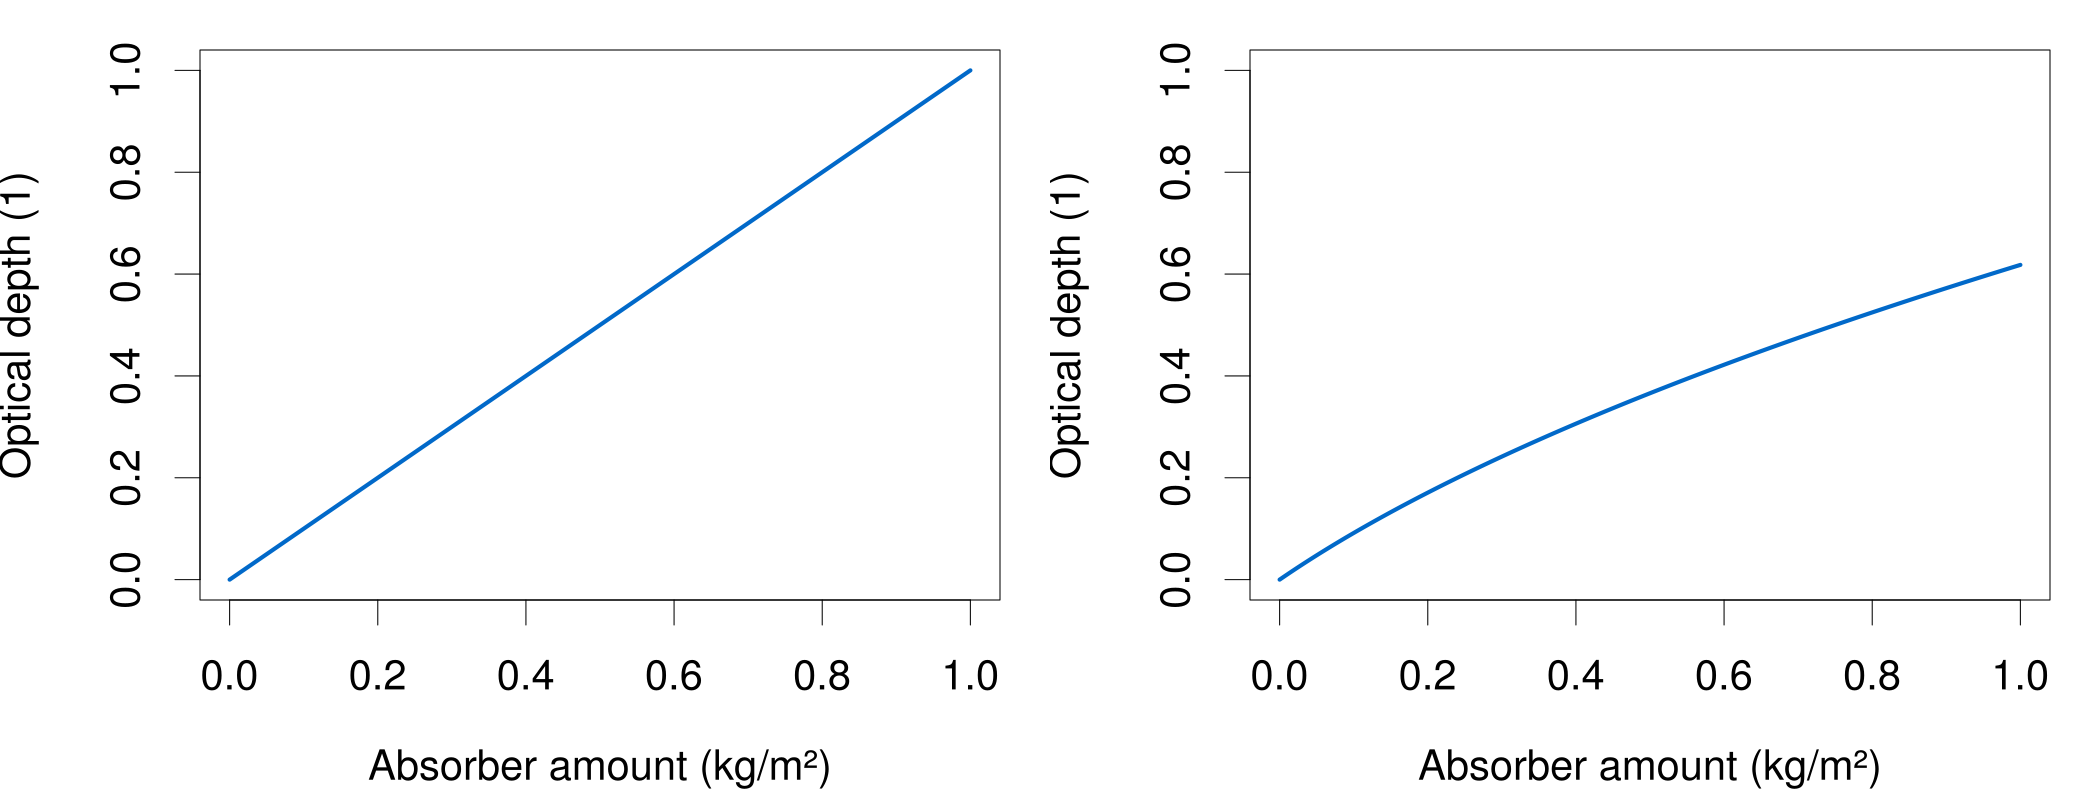

This figure's R source:
#!/usr/bin/env Rscript

k <- 1
a <- 1
b <- 1
u <- seq(0, 1, 1e-3)

cairo_pdf('optical-saturation.pdf', width=21/c(1), height=8/c(1))
par(mfrow=c(1,2))
par(mar=c(4,4,1,1))
par(cex=2.5)

tau <- k*u
plot(u, tau,
    type='l',
    ylim=c(0,1),
    xlab=expression('Absorber amount (kg/m²)'),
    ylab=expression('Optical depth (1)'),
    lwd=4,
    col='#0169c9'
)

tau <- a/(2*b)*(sqrt(1 + 4*b*u) - 1)
plot(u, tau,
    type='l',
    ylim=c(0,1),
    xlab=expression('Absorber amount (kg/m²)'),
    ylab=expression('Optical depth (1)'),
    lwd=4,
    col='#0169c9'
)

dev.off()
